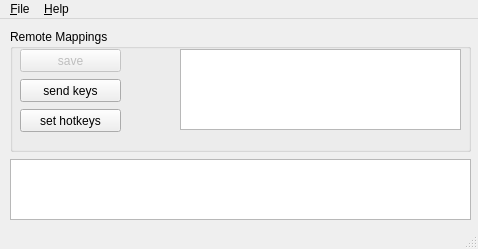
<?xml version="1.0" encoding="UTF-8"?>
<ui version="4.0">
 <class>MainWindow</class>
 <widget class="QMainWindow" name="MainWindow">
  <property name="geometry">
   <rect>
    <x>0</x>
    <y>0</y>
    <width>478</width>
    <height>249</height>
   </rect>
  </property>
  <property name="windowTitle">
   <string>Remote Mapper</string>
  </property>
  <widget class="QWidget" name="centralWidget">
   <widget class="QTextEdit" name="outputTxt">
    <property name="geometry">
     <rect>
      <x>10</x>
      <y>140</y>
      <width>461</width>
      <height>61</height>
     </rect>
    </property>
    <property name="readOnly">
     <bool>true</bool>
    </property>
   </widget>
   <widget class="QGroupBox" name="groupBox">
    <property name="geometry">
     <rect>
      <x>10</x>
      <y>10</y>
      <width>461</width>
      <height>123</height>
     </rect>
    </property>
    <property name="title">
     <string>Remote Mappings</string>
    </property>
    <widget class="QPushButton" name="showKeysBtn">
     <property name="geometry">
      <rect>
       <x>10</x>
       <y>80</y>
       <width>101</width>
       <height>23</height>
      </rect>
     </property>
     <property name="text">
      <string>set hotkeys</string>
     </property>
    </widget>
    <widget class="QPushButton" name="saveBtn">
     <property name="enabled">
      <bool>false</bool>
     </property>
     <property name="geometry">
      <rect>
       <x>10</x>
       <y>20</y>
       <width>101</width>
       <height>23</height>
      </rect>
     </property>
     <property name="text">
      <string>save</string>
     </property>
    </widget>
    <widget class="QPushButton" name="sendKeysBtn">
     <property name="geometry">
      <rect>
       <x>10</x>
       <y>50</y>
       <width>101</width>
       <height>23</height>
      </rect>
     </property>
     <property name="text">
      <string>send keys</string>
     </property>
    </widget>
    <widget class="QListWidget" name="listWidget">
     <property name="geometry">
      <rect>
       <x>170</x>
       <y>20</y>
       <width>281</width>
       <height>81</height>
      </rect>
     </property>
    </widget>
   </widget>
  </widget>
  <widget class="QMenuBar" name="menuBar">
   <property name="geometry">
    <rect>
     <x>0</x>
     <y>0</y>
     <width>478</width>
     <height>21</height>
    </rect>
   </property>
   <widget class="QMenu" name="menu_File">
    <property name="title">
     <string>&amp;File</string>
    </property>
    <addaction name="actionE_xit"/>
   </widget>
   <widget class="QMenu" name="menu_Help">
    <property name="title">
     <string>&amp;Help</string>
    </property>
    <addaction name="actionAbout"/>
   </widget>
   <addaction name="menu_File"/>
   <addaction name="menu_Help"/>
  </widget>
  <widget class="QStatusBar" name="statusBar"/>
  <action name="actionAbout">
   <property name="text">
    <string>About</string>
   </property>
  </action>
  <action name="actionE_xit">
   <property name="text">
    <string>E&amp;xit</string>
   </property>
  </action>
 </widget>
 <layoutdefault spacing="6" margin="11"/>
 <resources/>
 <connections/>
</ui>
